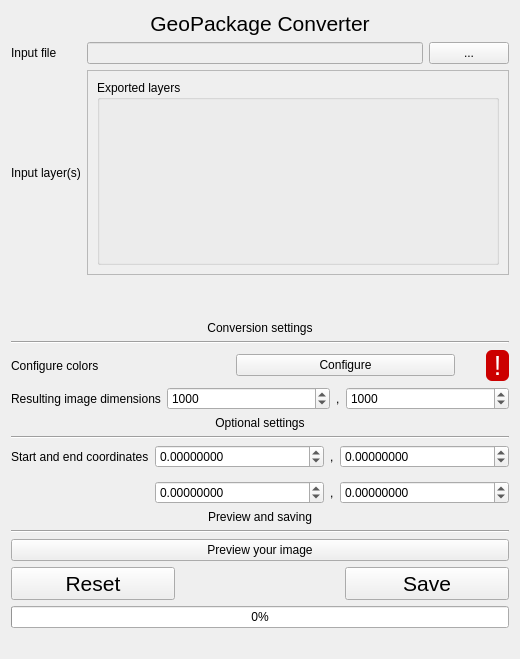
<?xml version="1.0" encoding="UTF-8"?>
<ui version="4.0">
 <class>NewGeoPackageWindow</class>
 <widget class="QWidget" name="NewGeoPackageWindow">
  <property name="geometry">
   <rect>
    <x>0</x>
    <y>0</y>
    <width>520</width>
    <height>659</height>
   </rect>
  </property>
  <property name="windowTitle">
   <string>Form</string>
  </property>
  <layout class="QVBoxLayout" name="verticalLayout">
   <item>
    <widget class="QLabel" name="label_2">
     <property name="sizePolicy">
      <sizepolicy hsizetype="Preferred" vsizetype="Fixed">
       <horstretch>0</horstretch>
       <verstretch>0</verstretch>
      </sizepolicy>
     </property>
     <property name="font">
      <font>
       <pointsize>16</pointsize>
      </font>
     </property>
     <property name="text">
      <string>GeoPackage Converter</string>
     </property>
     <property name="alignment">
      <set>Qt::AlignHCenter|Qt::AlignTop</set>
     </property>
    </widget>
   </item>
   <item>
    <layout class="QGridLayout" name="gridLayout_2">
     <item row="0" column="1">
      <layout class="QHBoxLayout" name="horizontalLayout_6">
       <item>
        <widget class="QLineEdit" name="lineEdit_inputPath">
         <property name="enabled">
          <bool>false</bool>
         </property>
        </widget>
       </item>
       <item>
        <widget class="QPushButton" name="pushButton_inputPath">
         <property name="text">
          <string>...</string>
         </property>
        </widget>
       </item>
      </layout>
     </item>
     <item row="1" column="0">
      <widget class="QLabel" name="label_12">
       <property name="text">
        <string>Input layer(s)</string>
       </property>
      </widget>
     </item>
     <item row="0" column="0">
      <widget class="QLabel" name="label_3">
       <property name="text">
        <string>Input file</string>
       </property>
      </widget>
     </item>
     <item row="1" column="1">
      <widget class="QScrollArea" name="scrollArea">
       <property name="sizePolicy">
        <sizepolicy hsizetype="Expanding" vsizetype="Expanding">
         <horstretch>0</horstretch>
         <verstretch>0</verstretch>
        </sizepolicy>
       </property>
       <property name="widgetResizable">
        <bool>true</bool>
       </property>
       <widget class="QWidget" name="scrollAreaWidgetContents">
        <property name="geometry">
         <rect>
          <x>0</x>
          <y>0</y>
          <width>423</width>
          <height>152</height>
         </rect>
        </property>
        <layout class="QVBoxLayout" name="verticalLayout_3">
         <item>
          <widget class="QGroupBox" name="groupBox">
           <property name="title">
            <string>Exported layers</string>
           </property>
           <layout class="QVBoxLayout" name="verticalLayout_4">
            <item>
             <layout class="QVBoxLayout" name="verticalLayout_checkBoxes"/>
            </item>
           </layout>
          </widget>
         </item>
        </layout>
       </widget>
      </widget>
     </item>
    </layout>
   </item>
   <item>
    <spacer name="verticalSpacer">
     <property name="orientation">
      <enum>Qt::Vertical</enum>
     </property>
     <property name="sizeType">
      <enum>QSizePolicy::Preferred</enum>
     </property>
     <property name="sizeHint" stdset="0">
      <size>
       <width>20</width>
       <height>40</height>
      </size>
     </property>
    </spacer>
   </item>
   <item>
    <widget class="QLabel" name="label_8">
     <property name="sizePolicy">
      <sizepolicy hsizetype="Preferred" vsizetype="Preferred">
       <horstretch>0</horstretch>
       <verstretch>0</verstretch>
      </sizepolicy>
     </property>
     <property name="text">
      <string>Conversion settings</string>
     </property>
     <property name="alignment">
      <set>Qt::AlignBottom|Qt::AlignHCenter</set>
     </property>
    </widget>
   </item>
   <item>
    <widget class="Line" name="line_4">
     <property name="orientation">
      <enum>Qt::Horizontal</enum>
     </property>
    </widget>
   </item>
   <item>
    <layout class="QGridLayout" name="gridLayout_2">
     <property name="sizeConstraint">
      <enum>QLayout::SetDefaultConstraint</enum>
     </property>
     <item row="2" column="0">
      <widget class="QLabel" name="label_options">
       <property name="sizePolicy">
        <sizepolicy hsizetype="Preferred" vsizetype="Preferred">
         <horstretch>0</horstretch>
         <verstretch>0</verstretch>
        </sizepolicy>
       </property>
       <property name="text">
        <string>Configure colors</string>
       </property>
      </widget>
     </item>
     <item row="2" column="1">
      <widget class="QPushButton" name="pushButton_configure">
       <property name="sizePolicy">
        <sizepolicy hsizetype="Minimum" vsizetype="Fixed">
         <horstretch>0</horstretch>
         <verstretch>0</verstretch>
        </sizepolicy>
       </property>
       <property name="text">
        <string>Configure</string>
       </property>
      </widget>
     </item>
     <item row="2" column="2">
      <widget class="QLabel" name="label_success">
       <property name="sizePolicy">
        <sizepolicy hsizetype="Fixed" vsizetype="Fixed">
         <horstretch>0</horstretch>
         <verstretch>0</verstretch>
        </sizepolicy>
       </property>
       <property name="font">
        <font>
         <pointsize>20</pointsize>
        </font>
       </property>
       <property name="styleSheet">
        <string notr="true">background-color: rgb(204, 0, 0);
color: rgb(255, 255, 255);
margin-left:25%;
border-radius:6%;</string>
       </property>
       <property name="text">
        <string> ! </string>
       </property>
       <property name="scaledContents">
        <bool>false</bool>
       </property>
       <property name="alignment">
        <set>Qt::AlignCenter</set>
       </property>
       <property name="margin">
        <number>0</number>
       </property>
      </widget>
     </item>
    </layout>
   </item>
   <item>
    <layout class="QHBoxLayout" name="horizontalLayout_2">
     <item>
      <widget class="QLabel" name="label_7">
       <property name="text">
        <string>Resulting image dimensions</string>
       </property>
      </widget>
     </item>
     <item>
      <layout class="QHBoxLayout" name="horizontalLayout">
       <item>
        <widget class="QSpinBox" name="lineEdit_width">
         <property name="sizePolicy">
          <sizepolicy hsizetype="Expanding" vsizetype="Fixed">
           <horstretch>0</horstretch>
           <verstretch>0</verstretch>
          </sizepolicy>
         </property>
         <property name="minimum">
          <number>1</number>
         </property>
         <property name="maximum">
          <number>100000000</number>
         </property>
         <property name="value">
          <number>1000</number>
         </property>
        </widget>
       </item>
       <item>
        <widget class="QLabel" name="label_10">
         <property name="text">
          <string>,</string>
         </property>
        </widget>
       </item>
       <item>
        <widget class="QSpinBox" name="lineEdit_height">
         <property name="sizePolicy">
          <sizepolicy hsizetype="Expanding" vsizetype="Fixed">
           <horstretch>0</horstretch>
           <verstretch>0</verstretch>
          </sizepolicy>
         </property>
         <property name="minimum">
          <number>1</number>
         </property>
         <property name="maximum">
          <number>100000000</number>
         </property>
         <property name="value">
          <number>1000</number>
         </property>
        </widget>
       </item>
      </layout>
     </item>
    </layout>
   </item>
   <item>
    <widget class="QLabel" name="label">
     <property name="text">
      <string>Optional settings</string>
     </property>
     <property name="alignment">
      <set>Qt::AlignBottom|Qt::AlignHCenter</set>
     </property>
    </widget>
   </item>
   <item>
    <widget class="Line" name="line">
     <property name="orientation">
      <enum>Qt::Horizontal</enum>
     </property>
    </widget>
   </item>
   <item>
    <layout class="QGridLayout" name="gridLayout">
     <item row="0" column="0">
      <widget class="QLabel" name="label_5">
       <property name="text">
        <string>Start and end coordinates</string>
       </property>
      </widget>
     </item>
     <item row="2" column="1">
      <layout class="QHBoxLayout" name="horizontalLayout_4">
       <item>
        <widget class="QDoubleSpinBox" name="doubleSpinBox_endX">
         <property name="sizePolicy">
          <sizepolicy hsizetype="Expanding" vsizetype="Fixed">
           <horstretch>0</horstretch>
           <verstretch>0</verstretch>
          </sizepolicy>
         </property>
         <property name="decimals">
          <number>8</number>
         </property>
         <property name="minimum">
          <double>-100000000.000000000000000</double>
         </property>
         <property name="maximum">
          <double>100000000.000000000000000</double>
         </property>
        </widget>
       </item>
       <item>
        <widget class="QLabel" name="label_11">
         <property name="text">
          <string>,</string>
         </property>
        </widget>
       </item>
       <item>
        <widget class="QDoubleSpinBox" name="doubleSpinBox_endY">
         <property name="sizePolicy">
          <sizepolicy hsizetype="Expanding" vsizetype="Fixed">
           <horstretch>0</horstretch>
           <verstretch>0</verstretch>
          </sizepolicy>
         </property>
         <property name="decimals">
          <number>8</number>
         </property>
         <property name="minimum">
          <double>-100000000.000000000000000</double>
         </property>
         <property name="maximum">
          <double>100000000.000000000000000</double>
         </property>
        </widget>
       </item>
      </layout>
     </item>
     <item row="0" column="1">
      <layout class="QHBoxLayout" name="horizontalLayout_3">
       <item>
        <widget class="QDoubleSpinBox" name="doubleSpinBox_startX">
         <property name="sizePolicy">
          <sizepolicy hsizetype="Expanding" vsizetype="Fixed">
           <horstretch>0</horstretch>
           <verstretch>0</verstretch>
          </sizepolicy>
         </property>
         <property name="decimals">
          <number>8</number>
         </property>
         <property name="minimum">
          <double>-100000000.000000000000000</double>
         </property>
         <property name="maximum">
          <double>100000000.000000000000000</double>
         </property>
        </widget>
       </item>
       <item>
        <widget class="QLabel" name="label_6">
         <property name="text">
          <string>,</string>
         </property>
        </widget>
       </item>
       <item>
        <widget class="QDoubleSpinBox" name="doubleSpinBox_startY">
         <property name="sizePolicy">
          <sizepolicy hsizetype="Expanding" vsizetype="Fixed">
           <horstretch>0</horstretch>
           <verstretch>0</verstretch>
          </sizepolicy>
         </property>
         <property name="decimals">
          <number>8</number>
         </property>
         <property name="minimum">
          <double>-100000000.000000000000000</double>
         </property>
         <property name="maximum">
          <double>100000000.000000000000000</double>
         </property>
        </widget>
       </item>
      </layout>
     </item>
     <item row="1" column="0">
      <widget class="QLabel" name="label_9">
       <property name="font">
        <font>
         <pointsize>1</pointsize>
        </font>
       </property>
       <property name="text">
        <string/>
       </property>
      </widget>
     </item>
    </layout>
   </item>
   <item>
    <widget class="QLabel" name="label_4">
     <property name="sizePolicy">
      <sizepolicy hsizetype="Preferred" vsizetype="Preferred">
       <horstretch>0</horstretch>
       <verstretch>0</verstretch>
      </sizepolicy>
     </property>
     <property name="text">
      <string>Preview and saving</string>
     </property>
     <property name="alignment">
      <set>Qt::AlignBottom|Qt::AlignHCenter</set>
     </property>
    </widget>
   </item>
   <item>
    <widget class="Line" name="line_3">
     <property name="orientation">
      <enum>Qt::Horizontal</enum>
     </property>
    </widget>
   </item>
   <item>
    <widget class="QPushButton" name="pushButton_preview">
     <property name="sizePolicy">
      <sizepolicy hsizetype="Preferred" vsizetype="Fixed">
       <horstretch>0</horstretch>
       <verstretch>0</verstretch>
      </sizepolicy>
     </property>
     <property name="text">
      <string>Preview your image</string>
     </property>
    </widget>
   </item>
   <item>
    <layout class="QGridLayout" name="gridLayout_4">
     <item row="0" column="2">
      <widget class="QPushButton" name="pushButton_save">
       <property name="sizePolicy">
        <sizepolicy hsizetype="MinimumExpanding" vsizetype="Fixed">
         <horstretch>0</horstretch>
         <verstretch>0</verstretch>
        </sizepolicy>
       </property>
       <property name="font">
        <font>
         <pointsize>16</pointsize>
        </font>
       </property>
       <property name="text">
        <string>Save</string>
       </property>
      </widget>
     </item>
     <item row="0" column="0">
      <widget class="QPushButton" name="pushButton_reset">
       <property name="sizePolicy">
        <sizepolicy hsizetype="MinimumExpanding" vsizetype="Fixed">
         <horstretch>0</horstretch>
         <verstretch>0</verstretch>
        </sizepolicy>
       </property>
       <property name="font">
        <font>
         <pointsize>16</pointsize>
        </font>
       </property>
       <property name="text">
        <string>Reset</string>
       </property>
      </widget>
     </item>
     <item row="0" column="1">
      <spacer name="horizontalSpacer">
       <property name="orientation">
        <enum>Qt::Horizontal</enum>
       </property>
       <property name="sizeHint" stdset="0">
        <size>
         <width>40</width>
         <height>20</height>
        </size>
       </property>
      </spacer>
     </item>
    </layout>
   </item>
   <item>
    <widget class="QProgressBar" name="progressBar">
     <property name="value">
      <number>0</number>
     </property>
    </widget>
   </item>
   <item>
    <widget class="QLabel" name="label_progress">
     <property name="sizePolicy">
      <sizepolicy hsizetype="Preferred" vsizetype="Fixed">
       <horstretch>0</horstretch>
       <verstretch>0</verstretch>
      </sizepolicy>
     </property>
     <property name="text">
      <string/>
     </property>
     <property name="alignment">
      <set>Qt::AlignHCenter|Qt::AlignTop</set>
     </property>
    </widget>
   </item>
  </layout>
 </widget>
 <resources/>
 <connections/>
</ui>
